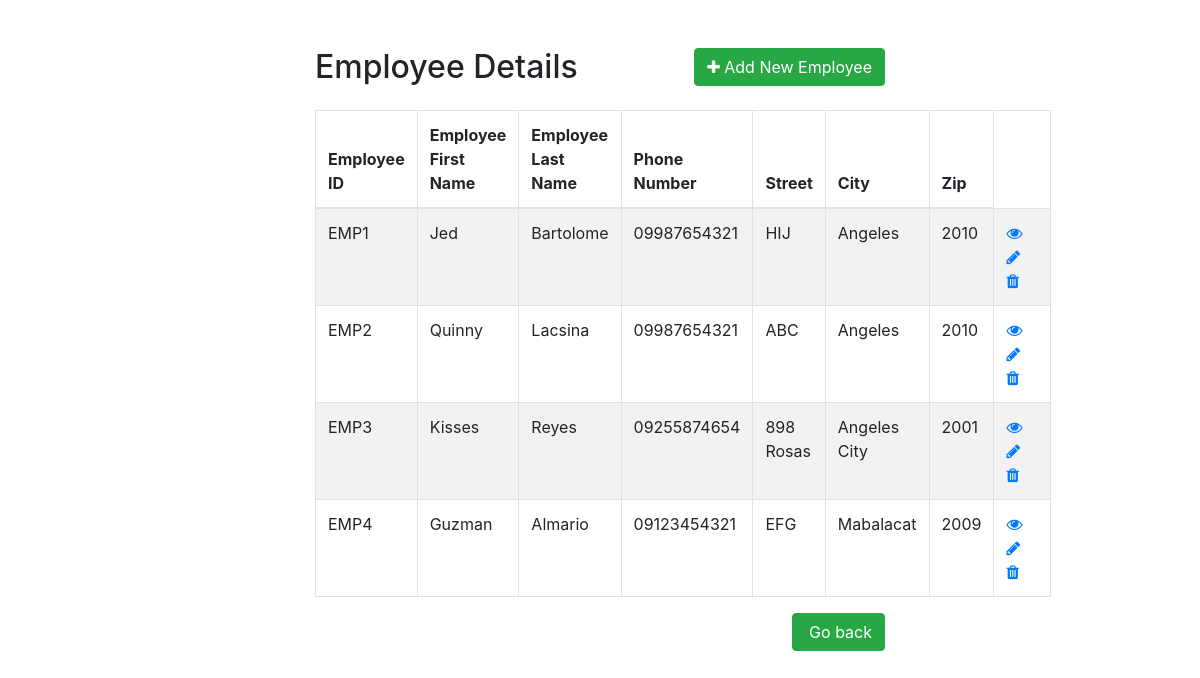
The app's page /CRUD_Employee/index.php with its own data.
### tables this page shows
CREATE TABLE `tblemployee` (
  `EMP_ID` char(9) NOT NULL,
  `EMPF_NAME` char(50) NOT NULL,
  `EMPL_NAME` char(50) NOT NULL,
  `EMPPHONE_NUM` char(11) NOT NULL,
  `EMP_STREET` char(50) NOT NULL,
  `EMP_CITY` char(50) NOT NULL,
  `EMP_ZIP` char(4) NOT NULL
);

### CRUD_Employee/index.php (the view, shortened to what this page needs)
<!DOCTYPE html>
<html lang="en">
<head>
    <link rel="stylesheet" href="https://stackpath.bootstrapcdn.com/bootstrap/4.5.2/css/bootstrap.min.css">
    <link rel="stylesheet" href="https://maxcdn.bootstrapcdn.com/font-awesome/4.7.0/css/font-awesome.min.css">
</head>
<body>
    <div class="wrapper">
        <div class="container-fluid">
            <div class="row">
                <div class="col-md-12">
                    <div class="mt-5 mb-3 clearfix">
                        <h2 class="pull-left">Employee Details</h2>
                        <a href="create.php" class="btn btn-success pull-right"><i class="fa fa-plus"></i> Add New Employee</a>
                    </div>
                    <?php
                    require_once "config.php";
                    $sql = "SELECT * FROM TBLEMPLOYEE";
                    if($result = mysqli_query($link, $sql)){
                        if(mysqli_num_rows($result) > 0){
                            echo '<table class="table table-bordered table-striped">';
                                echo "<thead>";
                                    echo "<tr>";
                                        echo "<th>Employee ID</th>";
                                        echo "<th>Employee First Name</th>";
                                        echo "<th>Employee Last Name</th>";
                                        echo "<th>Phone Number</th>";
                                        echo "<th>Street</th>";
                                        echo "<th>City</th>";
                                        echo "<th>Zip</th>";
                                    echo "</tr>";
                                echo "</thead>";
                                echo "<tbody>";
                                while($row = mysqli_fetch_array($result)){
                                    echo "<tr>";
                                        echo "<td>" . $row['EMP_ID'] . "</td>";
                                        echo "<td>" . $row['EMPF_NAME'] . "</td>";
                                        echo "<td>" . $row['EMPL_NAME'] . "</td>";
                                        echo "<td>" . $row['EMPPHONE_NUM'] . "</td>";
                                        echo "<td>" . $row['EMP_STREET'] . "</td>";
                                        echo "<td>" . $row['EMP_CITY'] . "</td>";
                                        echo "<td>" . $row['EMP_ZIP'] . "</td>";
                                        echo "<td>";
                                            echo '<a href="read.php?id='. $row['EMP_ID'] .'" class="mr-3" title="View Record" data-toggle="tooltip"><span class="fa fa-eye"></span></a>';
                                            echo '<a href="update.php?id='. $row['EMP_ID'] .'" class="mr-3" title="Update Record" data-toggle="tooltip"><span class="fa fa-pencil"></span></a>';
                                            echo '<a href="delete.php?id='. $row['EMP_ID'] .'" title="Delete Record" data-toggle="tooltip"><span class="fa fa-trash"></span></a>';
                                        echo "</td>";
                                    echo "</tr>";
                                }
                                echo "</tbody>";
                            echo "</table>";
                        } else{
                            echo '<div class="alert alert-danger"><em>No records were found.</em></div>';
                        }
                    } else{
                        echo "Oops! Something went wrong. Please try again later.";
                    }
                    ?>
                    <a href="../Admin_Index/index.php" class="btn btn-success pull-right"><i class="fa"></i> Go back</a>
                </div>
            </div>
        </div>
    </div>
</body>
</html>

### CRUD_Employee/index.php (style rules this page uses)
.wrapper { width: 600px; margin: 0 auto; }
table tr td:last-child { width: 120px; }

### records on screen
tblemployee: EMP_ID "EMP1", EMPF_NAME "Jed", EMPL_NAME "Bartolome", EMPPHONE_NUM "09987654321", EMP_STREET "HIJ", EMP_CITY "Angeles", EMP_ZIP "2010"
tblemployee: EMP_ID "EMP2", EMPF_NAME "Quinny", EMPL_NAME "Lacsina", EMPPHONE_NUM "09987654321", EMP_STREET "ABC", EMP_CITY "Angeles", EMP_ZIP "2010"
tblemployee: EMP_ID "EMP3", EMPF_NAME "Kisses", EMPL_NAME "Reyes", EMPPHONE_NUM "09255874654", EMP_STREET "898 Rosas", EMP_CITY "Angeles City", EMP_ZIP "2001"
tblemployee: EMP_ID "EMP4", EMPF_NAME "Guzman", EMPL_NAME "Almario", EMPPHONE_NUM "09123454321", EMP_STREET "EFG", EMP_CITY "Mabalacat", EMP_ZIP "2009"
